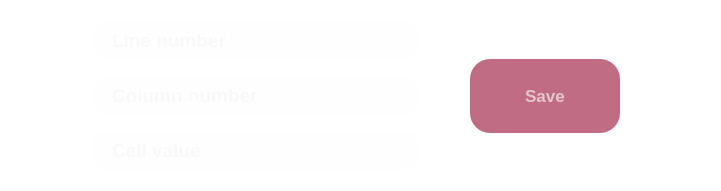
     <widget class="QFrame" name="update_Data_Frame">
      <property name="enabled">
       <bool>true</bool>
      </property>
      <property name="geometry">
       <rect>
        <x>10</x>
        <y>1000</y>
        <width>721</width>
        <height>191</height>
       </rect>
      </property>
      <property name="styleSheet">
       <string notr="true">background-color: rgba(240, 240, 240,0);</string>
      </property>
      <property name="frameShape">
       <enum>QFrame::StyledPanel</enum>
      </property>
      <property name="frameShadow">
       <enum>QFrame::Raised</enum>
      </property>
      <widget class="QLineEdit" name="line_Number_Update_Data_Edited_Text">
       <property name="enabled">
        <bool>true</bool>
       </property>
       <property name="geometry">
        <rect>
         <x>90</x>
         <y>20</y>
         <width>331</width>
         <height>40</height>
        </rect>
       </property>
       <property name="font">
        <font>
         <family>Ubuntu</family>
         <pointsize>14</pointsize>
         <bold>true</bold>
        </font>
       </property>
       <property name="accessibleName">
        <string/>
       </property>
       <property name="accessibleDescription">
        <string/>
       </property>
       <property name="autoFillBackground">
        <bool>false</bool>
       </property>
       <property name="styleSheet">
        <string notr="true">background-color: rgba(240,240,240,0.05);
border-radius: 20px;
Padding-left:20px;
font-size:14pt;
font-weight:bold;
color : rgba(240, 240, 240, 0.7);</string>
       </property>
       <property name="inputMask">
        <string/>
       </property>
       <property name="text">
        <string/>
       </property>
       <property name="frame">
        <bool>true</bool>
       </property>
       <property name="cursorPosition">
        <number>0</number>
       </property>
       <property name="dragEnabled">
        <bool>false</bool>
       </property>
       <property name="readOnly">
        <bool>false</bool>
       </property>
       <property name="placeholderText">
        <string>Line number</string>
       </property>
       <property name="clearButtonEnabled">
        <bool>true</bool>
       </property>
      </widget>
      <widget class="QLineEdit" name="column_Number_Update_Data_Edited_Text">
       <property name="enabled">
        <bool>true</bool>
       </property>
       <property name="geometry">
        <rect>
         <x>90</x>
         <y>75</y>
         <width>331</width>
         <height>40</height>
        </rect>
       </property>
       <property name="font">
        <font>
         <family>Ubuntu</family>
         <pointsize>14</pointsize>
         <bold>true</bold>
        </font>
       </property>
       <property name="accessibleName">
        <string/>
       </property>
       <property name="accessibleDescription">
        <string/>
       </property>
       <property name="autoFillBackground">
        <bool>false</bool>
       </property>
       <property name="styleSheet">
        <string notr="true">background-color: rgba(240,240,240,0.05);
border-radius: 20px;
Padding-left:20px;
font-size:14pt;
font-weight:bold;
color : rgba(240, 240, 240, 0.7);</string>
       </property>
       <property name="inputMask">
        <string/>
       </property>
       <property name="text">
        <string/>
       </property>
       <property name="frame">
        <bool>true</bool>
       </property>
       <property name="cursorPosition">
        <number>0</number>
       </property>
       <property name="dragEnabled">
        <bool>false</bool>
       </property>
       <property name="readOnly">
        <bool>false</bool>
       </property>
       <property name="placeholderText">
        <string>Column number</string>
       </property>
       <property name="clearButtonEnabled">
        <bool>true</bool>
       </property>
      </widget>
      <widget class="QPushButton" name="save_After_Update_Data_Butto">
       <property name="geometry">
        <rect>
         <x>470</x>
         <y>59</y>
         <width>150</width>
         <height>74</height>
        </rect>
       </property>
       <property name="styleSheet">
        <string notr="true">background-color: rgba(192, 108, 132, 1);
font-size:13pt;
font-weight:bold;
border-radius:20px;
color:rgba(255, 255, 255, 0.6);


</string>
       </property>
       <property name="text">
        <string>Save</string>
       </property>
      </widget>
      <widget class="QLineEdit" name="new_Value_Add_Data_Edited_Text">
       <property name="enabled">
        <bool>true</bool>
       </property>
       <property name="geometry">
        <rect>
         <x>90</x>
         <y>130</y>
         <width>331</width>
         <height>40</height>
        </rect>
       </property>
       <property name="font">
        <font>
         <family>Ubuntu</family>
         <pointsize>14</pointsize>
         <bold>true</bold>
        </font>
       </property>
       <property name="accessibleName">
        <string/>
       </property>
       <property name="accessibleDescription">
        <string/>
       </property>
       <property name="autoFillBackground">
        <bool>false</bool>
       </property>
       <property name="styleSheet">
        <string notr="true">background-color: rgba(240,240,240,0.05);
border-radius: 20px;
Padding-left:20px;
font-size:14pt;
font-weight:bold;
color : rgba(240, 240, 240, 0.7);</string>
       </property>
       <property name="inputMask">
        <string/>
       </property>
       <property name="text">
        <string/>
       </property>
       <property name="frame">
        <bool>true</bool>
       </property>
       <property name="cursorPosition">
        <number>0</number>
       </property>
       <property name="dragEnabled">
        <bool>false</bool>
       </property>
       <property name="readOnly">
        <bool>false</bool>
       </property>
       <property name="placeholderText">
        <string>Cell value</string>
       </property>
       <property name="clearButtonEnabled">
        <bool>true</bool>
       </property>
      </widget>
     </widget>
